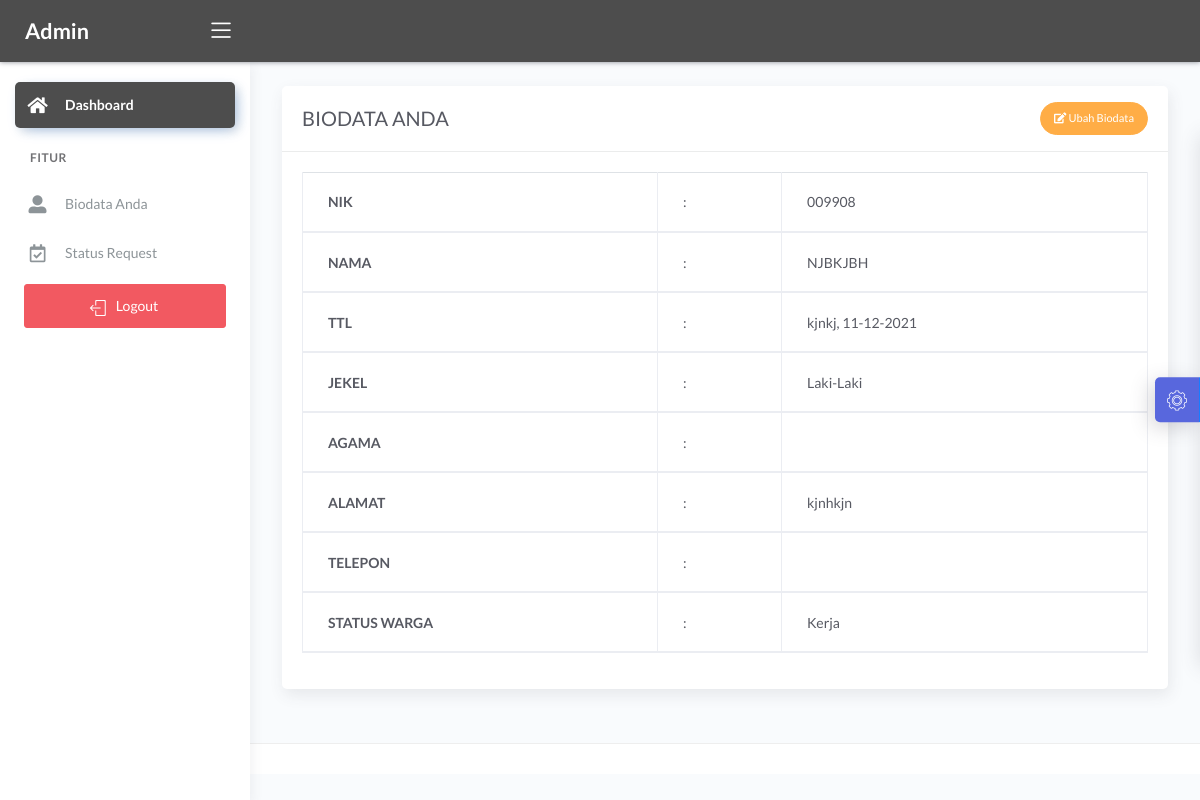
Screenshot of /demo1/main.php?halaman=tampil_pemohon (signed in) with the database file from the repository.
### tables this page shows
CREATE TABLE `data_user` (
  `nik` varchar(16) NOT NULL,
  `password` varchar(225) NOT NULL,
  `hak_akses` varchar(225) NOT NULL,
  `nama` varchar(30) NOT NULL,
  `tanggal_lahir` date NOT NULL,
  `tempat_lahir` varchar(30) NOT NULL,
  `jekel` varchar(20) NOT NULL,
  `agama` varchar(20) NOT NULL,
  `alamat` text NOT NULL,
  `telepon` varchar(13) NOT NULL,
  `status_warga` varchar(30) NOT NULL,
  `rt` varchar(50) DEFAULT NULL,
  `rw` varchar(50) DEFAULT NULL,
  `username` varchar(50) DEFAULT NULL
);

### demo1/tampil_pemohon.php (the view)
<?php include '../konek.php';?>
<?php
	$tampil_nik = "SELECT * FROM data_user WHERE nik=$_SESSION[nik]";
	$query = mysqli_query($konek,$tampil_nik);
	$data = mysqli_fetch_array($query,MYSQLI_BOTH);
	$nik = $data['nik'];
    $nama = $data['nama'];
    $tempat = $data['tempat_lahir'];
    $tanggal = $data['tanggal_lahir'];
    $format = date('d-m-Y',strtotime($tanggal));
    $jekel = $data['jekel'];
    $alamat = $data['alamat'];
    $telepon = $data['telepon'];
    $agama = $data['agama'];
    $status_warga = $data['status_warga'];
?>
<div class="page-inner">
    <div class="row">
        <div class="col-md-12">
            <div class="card">
                <div class="card-header">
                    <div class="d-flex align-items-center">
                        <h4 class="card-title">BIODATA ANDA</h4>
                            <a href="?halaman=ubah_pemohon&nik=<?=$nik;?>" class="btn btn-sm btn-warning btn-round ml-auto">
                                <i class="fa fa-edit"></i>
                                    Ubah Biodata
                            </a>
                    </div>
                </div>
                <div class="card-body">
                    <table class="table table-bordered">
                        <thead>
                            <tr>
                                <th>NIK</th>
                                <td>:</td>
                                <td><?= $nik;?></td>
                            </tr>
                            <tr>
                                <th>NAMA</th>
                                <td>:</td>
                                <td><?= $nama;?></td>
                            </tr>
                            <tr>
                                <th>TTL</th>
                                <td>:</td>
                                <td><?= $tempat.', '.$format;?></td>
                            </tr>
                            <tr>
                                <th>JEKEL</th>
                                <td>:</td>
                                <td><?= $jekel;?></td>
                            </tr>
                            <tr>
                                <th>AGAMA</th>
                                <td>:</td>
                                <td><?= $agama;?></td>
                            </tr>
                            <tr>
                                <th>ALAMAT</th>
                                <td>:</td>
                                <td><?= $alamat;?></td>
                            </tr>
                            <tr>
                                <th>TELEPON</th>
                                <td>:</td>
                                <td><?= $telepon;?></td>
                            </tr>
                            <tr>
                                <th>STATUS WARGA</th>
                                <td>:</td>
                                <td><?= $status_warga;?></td>
                            </tr>
                        </thead>
                    </table>
                </div>
            </div>
        </div>
    </div>
</div>

### rows the page displays
data_user: nik "009908", nama "NJBKJBH", tempat_lahir "kjnkj", tanggal_lahir "11-12-2021", jekel "Laki-Laki", alamat "kjnhkjn", status_warga "Kerja"
